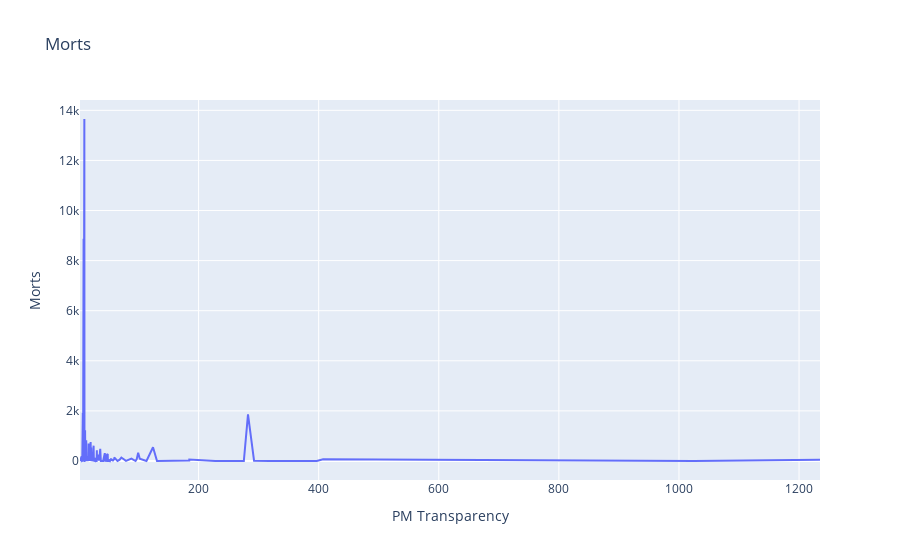

Write notebook code for a chart like this one.
### Code cell
fig = px.line(df_grouped_Mrts_PM, x="PM Transparency", y="Morts", title="Morts")
fig.show()

### Figure 1 — Plotly figure (JSON) as saved in the notebook; plotly's stock layout.template omitted (floating-point values rounded to 4 significant figures; data arrays with more than 128 entries replaced by an {"elided": "..."} marker saying what was removed)
{"data": [{"hovertemplate": "PM Transparency=%{x}<br>Morts=%{y}<extra></extra>", "legendgroup": "", "line": {"color": "#636efa", "dash": "solid"}, "marker": {"symbol": "circle"}, "mode": "lines", "name": "", "orientation": "v", "showlegend": false, "type": "scatter", "x": {"elided": "550 float values"}, "xaxis": "x", "y": {"elided": "550 int values"}, "yaxis": "y"}], "layout": {"legend": {"tracegroupgap": 0}, "title": {"text": "Morts"}, "xaxis": {"anchor": "y", "domain": [0, 1], "title": {"text": "PM Transparency"}}, "yaxis": {"anchor": "x", "domain": [0, 1], "title": {"text": "Morts"}}}}
